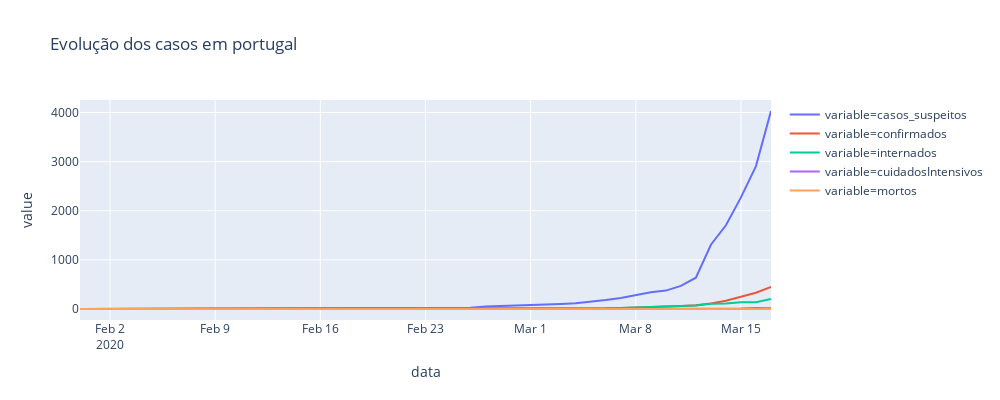

Notebook source saved alongside this figure:
### Code cell
#temp['confirmed'] = temp['Recovered']/temp['Confirmed']

fig = px.line(temp, x="data", y="value", color = 'variable',height=400,width=1000,
             title='Evolução dos casos em portugal')
fig.show()

### Figure 1 — Plotly figure (JSON) as saved in the notebook; plotly's stock layout.template omitted (floating-point values rounded to 4 significant figures)
{"data": [{"hoverlabel": {"namelength": 0}, "hovertemplate": "variable=casos_suspeitos<br>data=%{x}<br>value=%{y}", "legendgroup": "variable=casos_suspeitos", "line": {"color": "#636efa", "dash": "solid"}, "mode": "lines", "name": "variable=casos_suspeitos", "showlegend": true, "type": "scatter", "x": ["2020-01-31T00:00:00", "2020-02-01T00:00:00", "2020-02-04T00:00:00", "2020-02-05T00:00:00", "2020-02-10T00:00:00", "2020-02-14T00:00:00", "2020-02-16T00:00:00", "2020-02-17T00:00:00", "2020-02-18T00:00:00", "2020-02-20T00:00:00", "2020-02-21T00:00:00", "2020-02-22T00:00:00", "2020-02-23T00:00:00", "2020-02-24T00:00:00", "2020-02-25T00:00:00", "2020-02-26T00:00:00", "2020-02-27T00:00:00", "2020-02-28T00:00:00", "2020-02-29T00:00:00", "2020-03-01T00:00:00", "2020-03-02T00:00:00", "2020-03-03T00:00:00", "2020-03-04T00:00:00", "2020-03-05T00:00:00", "2020-03-06T00:00:00", "2020-03-07T00:00:00", "2020-03-08T00:00:00", "2020-03-09T00:00:00", "2020-03-10T00:00:00", "2020-03-11T00:00:00", "2020-03-12T00:00:00", "2020-03-13T00:00:00", "2020-03-14T00:00:00", "2020-03-15T00:00:00", "2020-03-16T00:00:00", "2020-03-17T00:00:00"], "xaxis": "x", "y": [1, 2, 3, 4, 6, 7, 9, 11, 12, 12, 12, 12, 13, 16, 19, 25, 51, 59, 70, 85, 85, 101, 117, 147, 181, 224, 281, 339, 375, 471, 637, 1308, 1704, 2271, 2908, 4030], "yaxis": "y"}, {"hoverlabel": {"namelength": 0}, "hovertemplate": "variable=confirmados<br>data=%{x}<br>value=%{y}", "legendgroup": "variable=confirmados", "line": {"color": "#EF553B", "dash": "solid"}, "mode": "lines", "name": "variable=confirmados", "showlegend": true, "type": "scatter", "x": ["2020-01-31T00:00:00", "2020-02-01T00:00:00", "2020-02-04T00:00:00", "2020-02-05T00:00:00", "2020-02-10T00:00:00", "2020-02-14T00:00:00", "2020-02-16T00:00:00", "2020-02-17T00:00:00", "2020-02-18T00:00:00", "2020-02-20T00:00:00", "2020-02-21T00:00:00", "2020-02-22T00:00:00", "2020-02-23T00:00:00", "2020-02-24T00:00:00", "2020-02-25T00:00:00", "2020-02-26T00:00:00", "2020-02-27T00:00:00", "2020-02-28T00:00:00", "2020-02-29T00:00:00", "2020-03-01T00:00:00", "2020-03-02T00:00:00", "2020-03-03T00:00:00", "2020-03-04T00:00:00", "2020-03-05T00:00:00", "2020-03-06T00:00:00", "2020-03-07T00:00:00", "2020-03-08T00:00:00", "2020-03-09T00:00:00", "2020-03-10T00:00:00", "2020-03-11T00:00:00", "2020-03-12T00:00:00", "2020-03-13T00:00:00", "2020-03-14T00:00:00", "2020-03-15T00:00:00", "2020-03-16T00:00:00", "2020-03-17T00:00:00"], "xaxis": "x", "y": [0, 0, 0, 0, 0, 0, 0, 0, 0, 0, 0, 0, 0, 0, 0, 0, 0, 0, 0, 0, 2, 4, 6, 9, 13, 21, 30, 39, 41, 59, 78, 112, 169, 245, 331, 448], "yaxis": "y"}, {"hoverlabel": {"namelength": 0}, "hovertemplate": "variable=internados<br>data=%{x}<br>value=%{y}", "legendgroup": "variable=internados", "line": {"color": "#00cc96", "dash": "solid"}, "mode": "lines", "name": "variable=internados", "showlegend": true, "type": "scatter", "x": ["2020-01-31T00:00:00", "2020-02-01T00:00:00", "2020-02-04T00:00:00", "2020-02-05T00:00:00", "2020-02-10T00:00:00", "2020-02-14T00:00:00", "2020-02-16T00:00:00", "2020-02-17T00:00:00", "2020-02-18T00:00:00", "2020-02-20T00:00:00", "2020-02-21T00:00:00", "2020-02-22T00:00:00", "2020-02-23T00:00:00", "2020-02-24T00:00:00", "2020-02-25T00:00:00", "2020-02-26T00:00:00", "2020-02-27T00:00:00", "2020-02-28T00:00:00", "2020-02-29T00:00:00", "2020-03-01T00:00:00", "2020-03-02T00:00:00", "2020-03-03T00:00:00", "2020-03-04T00:00:00", "2020-03-05T00:00:00", "2020-03-06T00:00:00", "2020-03-07T00:00:00", "2020-03-08T00:00:00", "2020-03-09T00:00:00", "2020-03-10T00:00:00", "2020-03-11T00:00:00", "2020-03-12T00:00:00", "2020-03-13T00:00:00", "2020-03-14T00:00:00", "2020-03-15T00:00:00", "2020-03-16T00:00:00", "2020-03-17T00:00:00"], "xaxis": "x", "y": [0, 0, 0, 0, 0, 0, 0, 0, 0, 0, 0, 0, 0, 0, 0, 0, 0, 0, 0, 0, 2, 4, 6, 9, 13, 21, 30, 38, 40, 57, 69, 107, 114, 139, 139, 206], "yaxis": "y"}, {"hoverlabel": {"namelength": 0}, "hovertemplate": "variable=cuidadosIntensivos<br>data=%{x}<br>value=%{y}", "legendgroup": "variable=cuidadosIntensivos", "line": {"color": "#ab63fa", "dash": "solid"}, "mode": "lines", "name": "variable=cuidadosIntensivos", "showlegend": true, "type": "scatter", "x": ["2020-01-31T00:00:00", "2020-02-01T00:00:00", "2020-02-04T00:00:00", "2020-02-05T00:00:00", "2020-02-10T00:00:00", "2020-02-14T00:00:00", "2020-02-16T00:00:00", "2020-02-17T00:00:00", "2020-02-18T00:00:00", "2020-02-20T00:00:00", "2020-02-21T00:00:00", "2020-02-22T00:00:00", "2020-02-23T00:00:00", "2020-02-24T00:00:00", "2020-02-25T00:00:00", "2020-02-26T00:00:00", "2020-02-27T00:00:00", "2020-02-28T00:00:00", "2020-02-29T00:00:00", "2020-03-01T00:00:00", "2020-03-02T00:00:00", "2020-03-03T00:00:00", "2020-03-04T00:00:00", "2020-03-05T00:00:00", "2020-03-06T00:00:00", "2020-03-07T00:00:00", "2020-03-08T00:00:00", "2020-03-09T00:00:00", "2020-03-10T00:00:00", "2020-03-11T00:00:00", "2020-03-12T00:00:00", "2020-03-13T00:00:00", "2020-03-14T00:00:00", "2020-03-15T00:00:00", "2020-03-16T00:00:00", "2020-03-17T00:00:00"], "xaxis": "x", "y": [0, 0, 0, 0, 0, 0, 0, 0, 0, 0, 0, 0, 0, 0, 0, 0, 0, 0, 0, 0, 0, 0, 0, 0, 0, 0, 0, 0, 0, 0, 0, 0, 10, 9, 18, 17], "yaxis": "y"}, {"hoverlabel": {"namelength": 0}, "hovertemplate": "variable=mortos<br>data=%{x}<br>value=%{y}", "legendgroup": "variable=mortos", "line": {"color": "#FFA15A", "dash": "solid"}, "mode": "lines", "name": "variable=mortos", "showlegend": true, "type": "scatter", "x": ["2020-01-31T00:00:00", "2020-02-01T00:00:00", "2020-02-04T00:00:00", "2020-02-05T00:00:00", "2020-02-10T00:00:00", "2020-02-14T00:00:00", "2020-02-16T00:00:00", "2020-02-17T00:00:00", "2020-02-18T00:00:00", "2020-02-20T00:00:00", "2020-02-21T00:00:00", "2020-02-22T00:00:00", "2020-02-23T00:00:00", "2020-02-24T00:00:00", "2020-02-25T00:00:00", "2020-02-26T00:00:00", "2020-02-27T00:00:00", "2020-02-28T00:00:00", "2020-02-29T00:00:00", "2020-03-01T00:00:00", "2020-03-02T00:00:00", "2020-03-03T00:00:00", "2020-03-04T00:00:00", "2020-03-05T00:00:00", "2020-03-06T00:00:00", "2020-03-07T00:00:00", "2020-03-08T00:00:00", "2020-03-09T00:00:00", "2020-03-10T00:00:00", "2020-03-11T00:00:00", "2020-03-12T00:00:00", "2020-03-13T00:00:00", "2020-03-14T00:00:00", "2020-03-15T00:00:00", "2020-03-16T00:00:00", "2020-03-17T00:00:00"], "xaxis": "x", "y": [0, 0, 0, 0, 0, 0, 0, 0, 0, 0, 0, 0, 0, 0, 0, 0, 0, 0, 0, 0, 0, 0, 0, 0, 0, 0, 0, 0, 0, 0, 0, 0, 0, 0, 1, 1], "yaxis": "y"}], "layout": {"height": 400, "legend": {"tracegroupgap": 0}, "title": {"text": "Evolução dos casos em portugal"}, "width": 1000, "xaxis": {"anchor": "y", "autorange": true, "domain": [0, 1], "range": ["2020-01-31", "2020-03-17"], "title": {"text": "data"}, "type": "date"}, "yaxis": {"anchor": "x", "autorange": true, "domain": [0, 1], "range": [-223.9, 4254.0], "title": {"text": "value"}, "type": "linear"}}}
